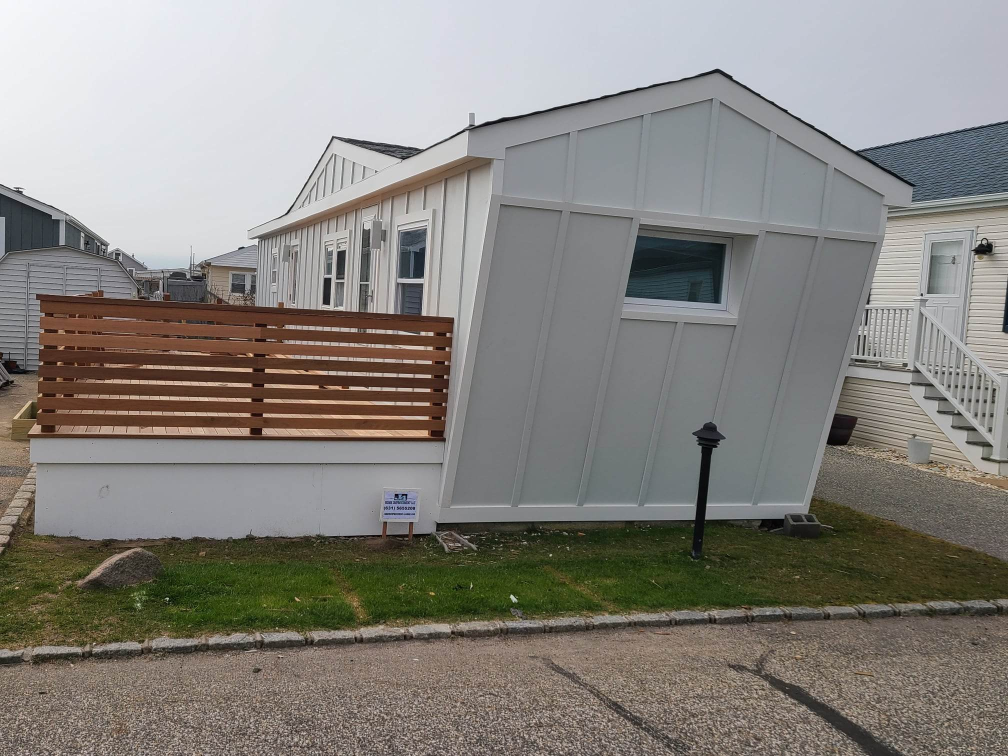
#> input picture images/337323714_1474189933401660_252404350557322806_n.jpg, 2016 x 1512 px (shown at 1/2 size); its folder holds only this picture in this run
$ python Peso.py   (older library calls are emulated)
#> lines starting #> are read from the running program, lines starting #| are printed output that depends on the picture
from PIL import Image
import os

def reduce_image_size(folder_path):
    # Recorre todas las subcarpetas de la carpeta principal
    for root, dirs, files in os.walk(folder_path):
        for file in files:
            # Verifica que el archivo sea una imagen
            if file.endswith(".jpg") or file.endswith(".png"):
                # Carga la imagen
                image_path = os.path.join(root, file)
                image = Image.open(image_path)
#> image is the input picture: PIL image 2016x1512 RGB; mean R, G, B 135.2, 132.1, 126.9
                # Reduce el tamaño de la imagen
                new_size = tuple([int(x/2) for x in image.size])
#> new_size = (1008, 756)
                image = image.resize(new_size, Image.ANTIALIAS)
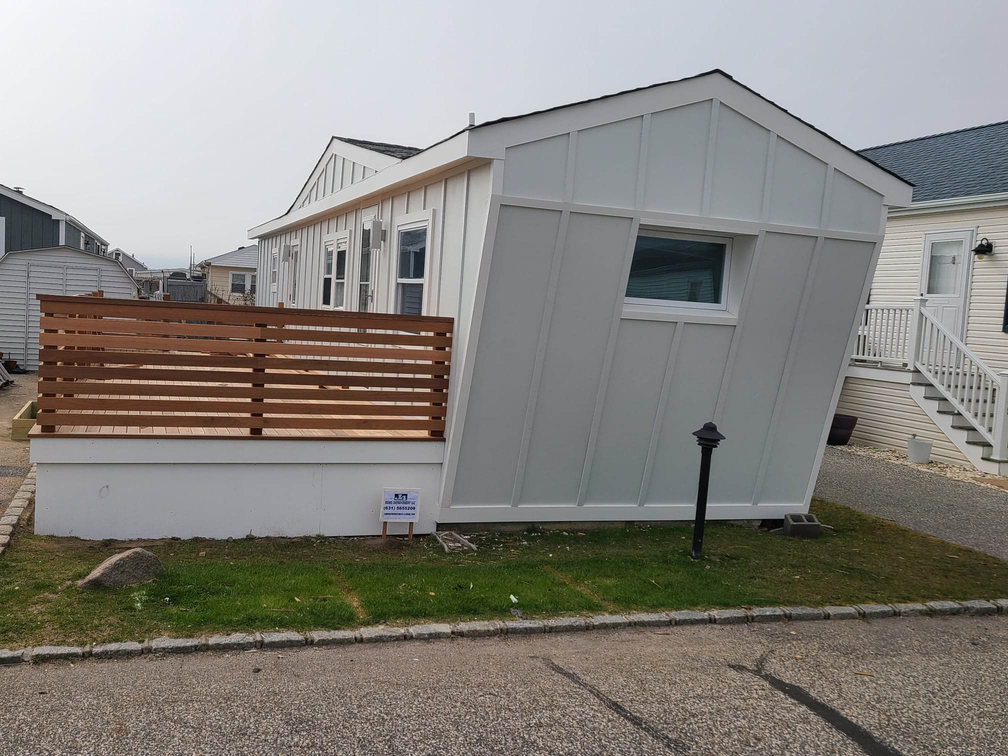
#> image: PIL image 1008x756 RGB; mean R, G, B 135.2, 132.1, 126.9
                # Guarda la imagen reducida en el mismo archivo
                image.save(image_path, optimize=True, quality=85)
                print("Imagen reducida:", image_path)

# Llama a la función para reducir el tamaño de las imágenes en una carpeta y sus subcarpetas
reduce_image_size("/Users/mateoherasvera/Library/CloudStorage/OneDrive-Personal/GitHub/USA-J4-Home-Improvements/images")

$ run again, on images/bg2.jpg
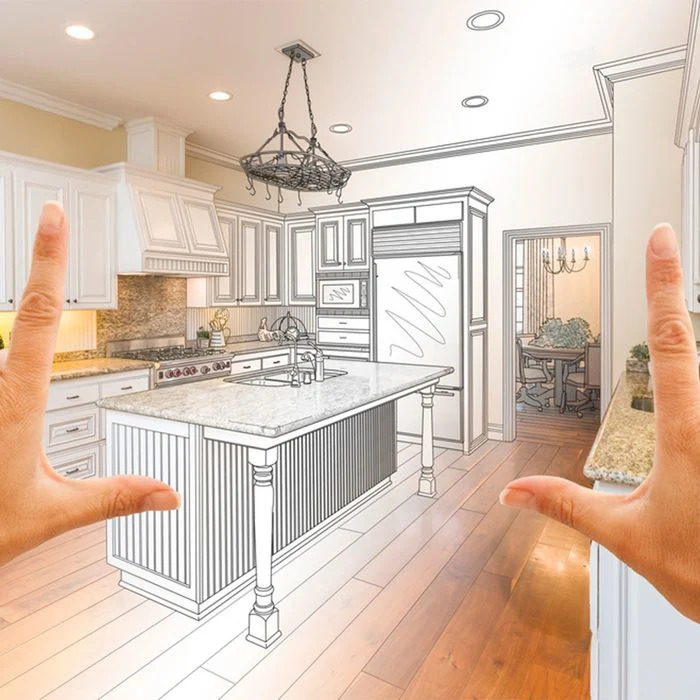
#> input picture images/bg2.jpg, 700 x 700 px
#> in reduce_image_size, image is the input picture: PIL image 700x700 RGB; mean R, G, B 215.9, 194.3, 178.3
#> in reduce_image_size, `image = image.resize(new_size, Image.ANTIALIAS)`:
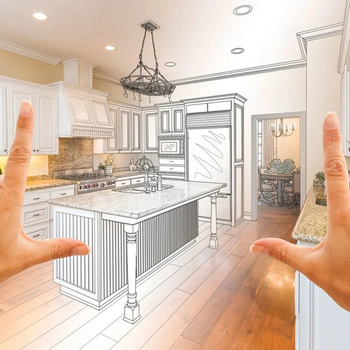
#> image: PIL image 350x350 RGB; mean R, G, B 215.8, 194.2, 178.2

$ run again, on images/337326934_941783673935603_187916754349063765_n.jpg
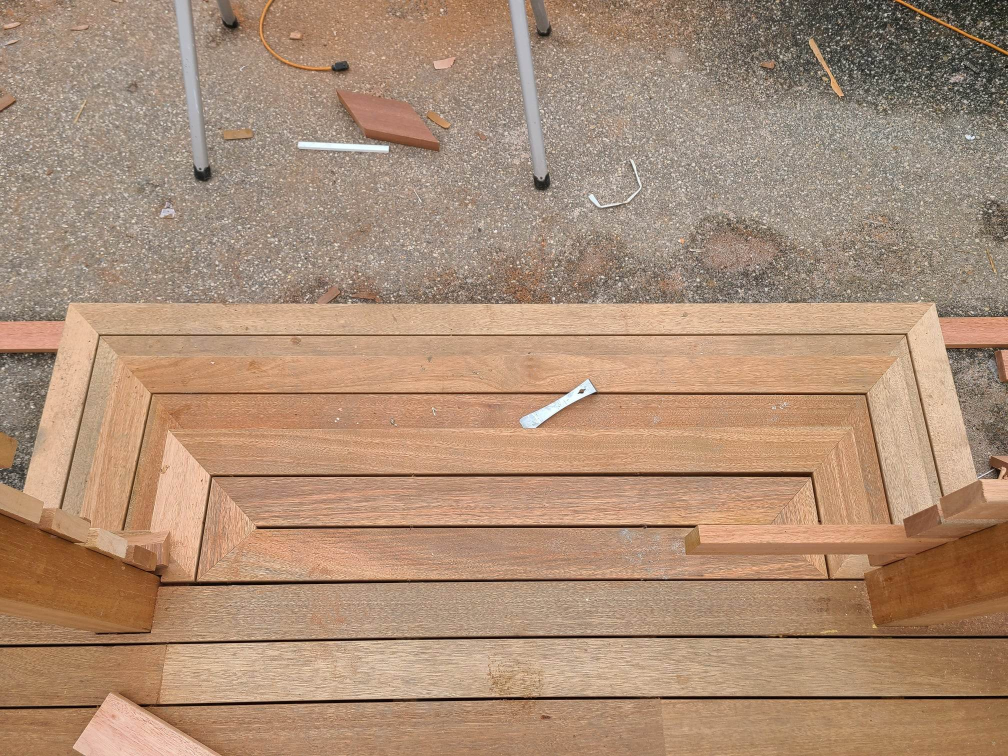
#> input picture images/337326934_941783673935603_187916754349063765_n.jpg, 2016 x 1512 px (shown at 1/2 size)
#> in reduce_image_size, image is the input picture: PIL image 2016x1512 RGB; mean R, G, B 171.5, 141.6, 117.8
#> in reduce_image_size, `image = image.resize(new_size, Image.ANTIALIAS)`:
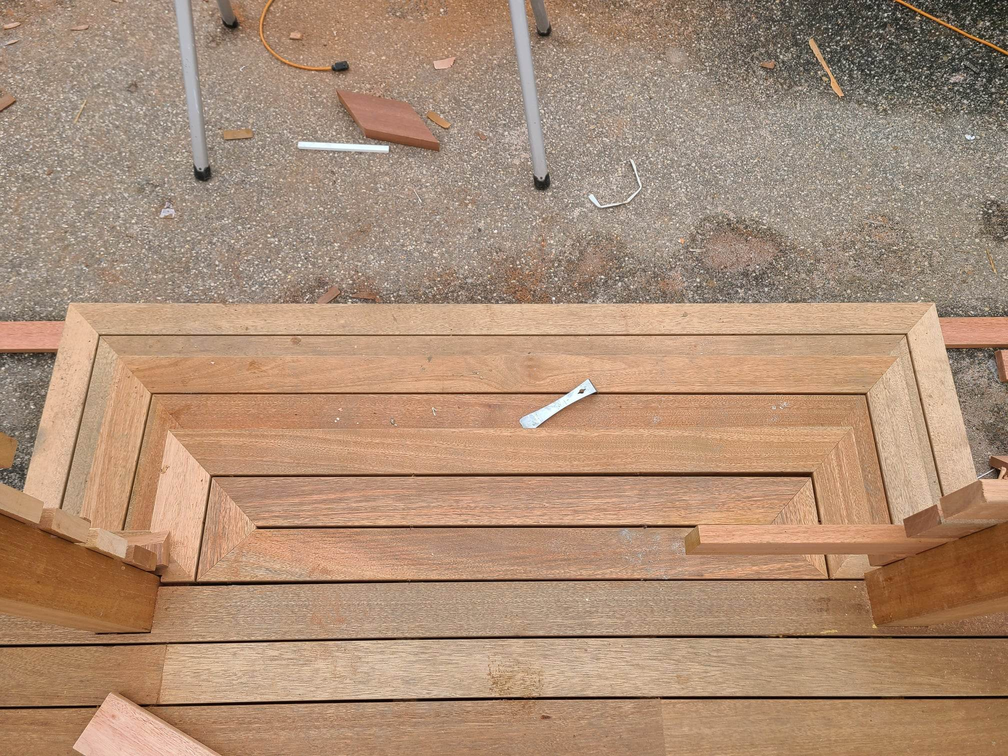
#> image: PIL image 1008x756 RGB; mean R, G, B 171.5, 141.6, 117.8
